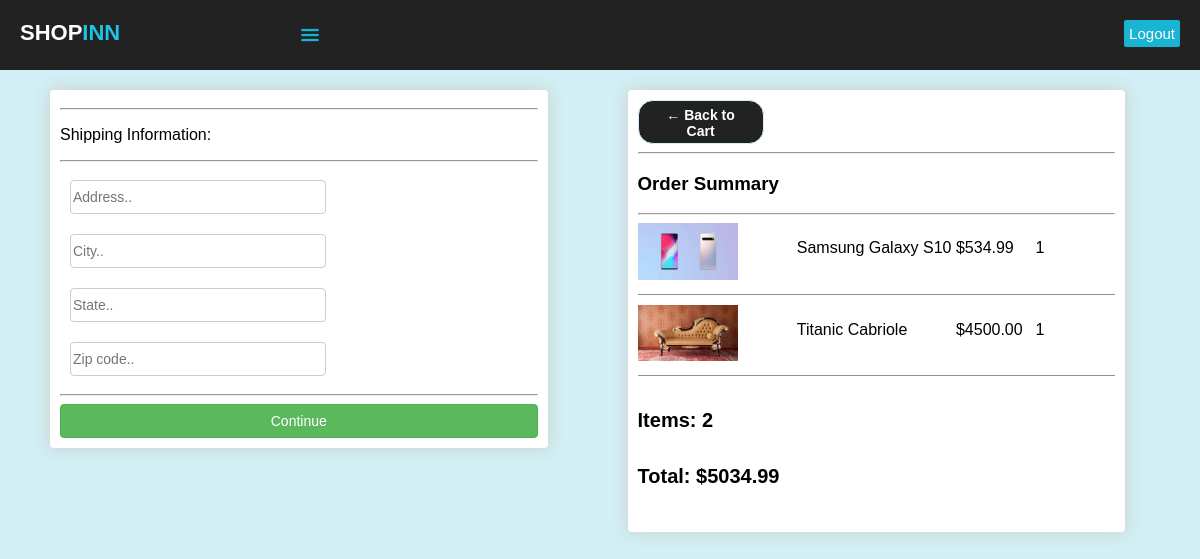
Screenshot of /checkout/ (signed in) with the database file from the repository.
### accounts/models.py (models this page shows, shortened)
class OrderItem(models.Model):
	product = models.ForeignKey(Product, on_delete=models.SET_NULL, null=True, blank=True)
	order = models.ForeignKey(Order, on_delete=models.SET_NULL, null=True, blank=True)
	quantity = models.IntegerField(default=0, null=True, blank=True)
	date_added = models.DateTimeField(auto_now_add=True)
	@property
	def get_total(self):
		total = self.product.price * self.quantity
		return total

class Product(models.Model):
	name = models.CharField(max_length=200, null=True)
	price = models.FloatField()
	digital = models.BooleanField(default=False,null=True, blank=False)
	image = models.ImageField(null=True, blank=True)
	@property
	def imageURL(self):
		try:
			url = self.image.url
		except:
			url = 'static/images/222.jpg'
		return url

class Order(models.Model):
	customer = models.ForeignKey(Customer, on_delete=models.SET_NULL, blank=True, null=True)
	date_ordered = models.DateTimeField(auto_now_add=True)
	complete = models.BooleanField(default=False)
	transaction_id = models.CharField(max_length=100, null=True)
	@property
	def shipping(self):
		shipping = False
		orderitems= self.orderitem_set.all()
		for i in orderitems:
			if i.product.digital == False:
				shipping= True
		return shipping
	@property
	def get_cart_total(self):
		orderitems = self.orderitem_set.all()
		total = sum([item.get_total for item in orderitems])
		return total
	@property
	def get_cart_items(self):
		orderitems = self.orderitem_set.all()
		total = sum([item.quantity for item in orderitems])
		return total

### accounts/views.py (the view)
# urls.py: path('checkout/', views.checkout, name="checkout"),
def checkout(request):
	data = cartData(request)
	items = data['items']
	order = data['order']
	cartItems = data['cartItems']
	context = {'items':items, 'order':order, 'cartItems': cartItems}
	return render (request,'accounts/checkout.html', context)

### accounts/utils.py (called while the page is built)
def cartData(request):
	if request.user.is_authenticated:
		customer = request.user.customer
		order, created = Order.objects.get_or_create(customer=customer, complete=False)
		items = order.orderitem_set.all()
		cartItems = order.get_cart_items
	else:
		cookieData = cookieCart(request)
		items = cookieData['items']
		order = cookieData['order']
		cartItems = cookieData['cartItems']
	return {'cartItems':cartItems, 'order':order, 'items':items}

### accounts/templates/accounts/checkout.html (shortened to what this page needs)
{% extends 'accounts/main.html' %}
{% load static %}
{% block content %}
<div class="row">
		<div class="colcheck">
			<div class="ebox" id="form-wrapper">
				<form id="form">
					<div id="shipping-info">
						<hr>
						<p>Shipping Information:</p>
						<hr>
						<div class="form-field">
							<input class="form-control" type="text" name="address" placeholder="Address..">
						</div>
						<div class="form-field">
							<input class="form-control" type="text" name="city" placeholder="City..">
						</div>
						<div class="form-field">
							<input class="form-control" type="text" name="state" placeholder="State..">
						</div>
						<div class="form-field">
							<input class="form-control" type="text" name="zipcode" placeholder="Zip code..">
						</div>
					</div>
					<hr>
					<input id="form-button" class="btn-con" type="submit" value="Continue">
				</form>
			</div>
		</div>
		<div class="colcheck">
			<div class="ebox">
				<a  class="btn backshop" href="{% url 'cart' %}"><span class="bold">&#x2190; Back to Cart</span></a>
				<hr>
				<h3>Order Summary</h3>
				<hr>
				{% for item in items %}
				<div class="checkcart">
					<div style="flex:2"><img class="checkcart-img" src="{{item.product.imageURL}}"></div>
					<div style="flex:2"><p>{{item.product.name}}</p></div>
					<div style="flex:1"><p>${{item.product.price|floatformat:2}}</p></div>
					<div style="flex:1"><p>{{item.quantity}}</p></div>
				</div>
				{% endfor %}
				<h5>Items: {{order.get_cart_items}}</h5>
				<h5>Total: ${{order.get_cart_total|floatformat:2}}</h5>
			</div>
		</div>
</div>
{% endblock content %}

### static/css/main.css (style rules this page uses)
body { margin: 0; background-color: #d1eff4; font-family: sans-serif, helvetica; font-weight: 300; }
.row { margin-right: auto; margin-left: 35px; margin-top: 80px; z-index: 1; }
.btn { width: 100px; height: 30px; border: none; background-color: #222; color: white; border-radius: 15px; transition: ease-out 0,3s; font-size: 15px; outline: none; border: 1px solid #d1eff4; position: relative; z-index: 1; }
.btn:before { transition: 0.5s all ease; position: absolute; border-radius: 15px; top: 0; left: 50%; right: 50%; bottom: 0; opacity: 0; content: ""; background-color: #d1eff4; }
.ebox { box-shadow: hsl(0, 0%, 80%) 0 0 16px; background-color: #fff; border-radius: 4px; padding: 10px; margin-right: 50px; }
.backshop { display: inline-block; padding: 6px 12px; margin-bottom: 0; font-size: 14px; font-weight: normal; text-align: center; vertical-align: middle; -ms-touch-action: manipulation; touch-action: manipulation; cursor: pointer; -webkit-user-select: none; -moz-user-select: none; -ms-user-select: none; user-select: none; text-decoration: none; }
.bold { font-weight: bolder; }
h5 { font-weight: bold; font-size: 20px; }
.checkcart { display: flex; align-items: flex-stretch; padding-bottom: 10px; margin-bottom: 10px; border-bottom: 1px solid #929293; }
.checkcart-img { width: 100px; }
.colcheck { margin-top: 10px; position: relative; min-height: 1px; padding-right: 15px; padding-left: 15px; float: left; width: 47%; margin-right: 0px; }
.form-field { width:250px; display: inline-block; padding: 10px; }
.form-control { display: flex; width: 100%; height: 30px; font-size: 14px; color: #555; background-color: #fff; background-image: none; border: 1px solid #ccc; border-radius: 4px; }
.btn-con { display: inline-block; width: 100%; padding: 6px 12px; margin-bottom: 0; font-size: 14px; font-weight: normal; line-height: 1.42857143; text-align: center; white-space: nowrap; vertical-align: middle; -ms-touch-action: manipulation; touch-action: manipulation; cursor: pointer; -webkit-user-select: none; -moz-user-select: none; -ms-user-select: none; user-select: none; background-image: none; border: 1px solid transparent; border-radius: 4px; color: #fff; background-color: #5cb85c; border-color: #4cae4c; text-decoration: none; }

### rows the page displays
OrderItem: product.imageURL (picture), product.name "Samsung Galaxy S10", product.price "534.99", quantity "1"
OrderItem: product.imageURL (picture), product.name "Titanic Cabriole", product.price "4500.00", quantity "1"
Order: get_cart_items "2", get_cart_total "5034.99"
